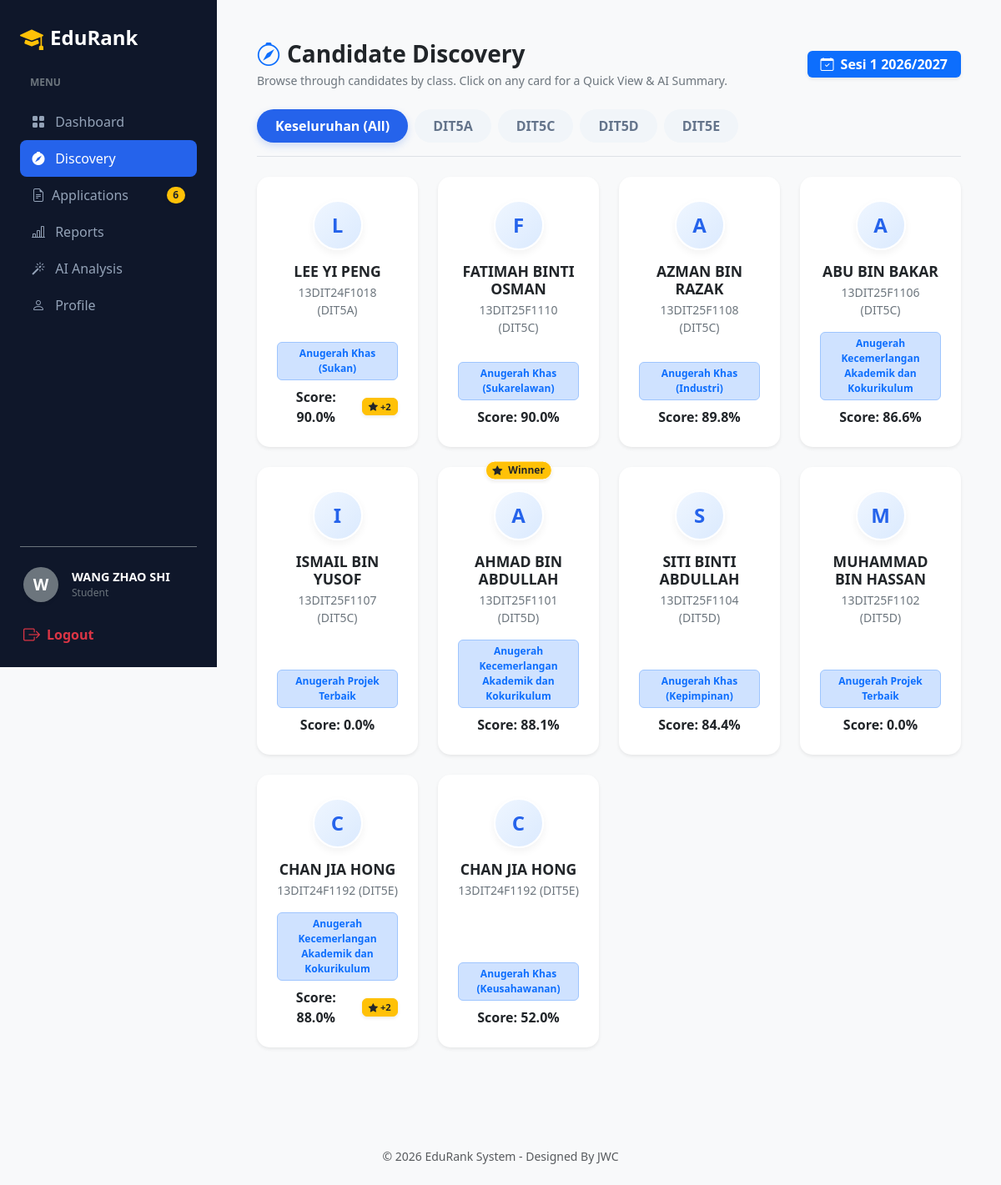
The app's page /candidate_discovery.php (signed in) with its own data.
### tables this page shows
CREATE TABLE `system_settings` (
  `setting_id` int(11) NOT NULL,
  `setting_key` varchar(50) NOT NULL,
  `setting_value` varchar(255) NOT NULL,
  `updated_at` timestamp NOT NULL DEFAULT current_timestamp() ON UPDATE current_timestamp()
);

CREATE TABLE `award_applications` (
  `application_id` int(11) NOT NULL,
  `student_id` int(11) DEFAULT NULL,
  `category_id` int(11) DEFAULT NULL,
  `session_name` varchar(50) DEFAULT NULL,
  `application_date` timestamp NOT NULL DEFAULT current_timestamp(),
  `status` enum('pending','verified','rejected','evaluated','nominated') DEFAULT 'pending',
  `is_read` tinyint(1) NOT NULL DEFAULT 0
);

CREATE TABLE `users` (
  `user_id` int(11) NOT NULL,
  `full_name` varchar(100) NOT NULL,
  `email` varchar(100) NOT NULL,
  `password` varchar(255) NOT NULL,
  `role` enum('Student','Academic Advisor','Evaluation Committee','Admin') NOT NULL,
  `assigned_category_id` int(11) DEFAULT NULL COMMENT 'For Committee: Which award category they evaluate',
  `must_change_password` tinyint(1) DEFAULT 1,
  `is_active` tinyint(1) DEFAULT 1,
  `created_at` timestamp NOT NULL DEFAULT current_timestamp(),
  `updated_at` timestamp NOT NULL DEFAULT current_timestamp() ON UPDATE current_timestamp(),
  `last_login` datetime DEFAULT NULL,
  `reset_token` varchar(64) DEFAULT NULL,
  `reset_expires` datetime DEFAULT NULL
);

CREATE TABLE `students` (
  `student_id` int(11) NOT NULL,
  `user_id` int(11) DEFAULT NULL,
  `matric_no` varchar(20) NOT NULL,
  `programme` varchar(100) DEFAULT 'DIT',
  `semester` int(11) NOT NULL,
  `phone` varchar(20) DEFAULT NULL,
  `advisor_id` int(11) DEFAULT NULL,
  `created_at` timestamp NOT NULL DEFAULT current_timestamp()
);

CREATE TABLE `award_categories` (
  `category_id` int(11) NOT NULL,
  `category_name` varchar(100) NOT NULL,
  `description` text DEFAULT NULL,
  `is_open` tinyint(1) NOT NULL DEFAULT 1,
  `created_at` timestamp NOT NULL DEFAULT current_timestamp()
);

CREATE TABLE `application_verifications` (
  `verification_id` int(11) NOT NULL,
  `application_id` int(11) NOT NULL,
  `advisor_id` int(11) NOT NULL,
  `calculated_score` decimal(5,2) DEFAULT 0.00,
  `remarks` text DEFAULT NULL,
  `verification_date` datetime DEFAULT current_timestamp()
);

### candidate_discovery.php (the view, shortened to what this page needs)
<?php
require_once 'config.php';
$name =$_SESSION['user_name'] ?? 'Committee Member';
$role =$_SESSION['user_role'] ?? 'Evaluation Committee';
$current_session = '';$pending_evaluations = 0;
if (isset($pdo)) {
    $stmtSes =$pdo->query("SELECT setting_value FROM system_settings WHERE setting_key = 'current_session'");
    $current_session =$stmtSes->fetchColumn() ?: 'Default Session';
    $stmtCount =$pdo->prepare("SELECT COUNT(*) FROM award_applications WHERE status = 'verified' AND session_name = ?");
    $stmtCount->execute([$current_session]);
    $pending_evaluations =$stmtCount->fetchColumn();
}
$applications = [];$unique_classes = [];
if (isset($pdo)) {
    $stmt =$pdo->prepare("
        SELECT a.application_id, a.status, a.category_id,
               u.full_name AS student_name, s.matric_no, s.programme,
               c.category_name, v.calculated_score
        FROM award_applications a
        JOIN students s ON a.student_id = s.student_id
        JOIN users u ON s.user_id = u.user_id
        JOIN award_categories c ON a.category_id = c.category_id
        LEFT JOIN application_verifications v ON a.application_id = v.application_id
        WHERE a.status IN ('verified', 'evaluated', 'nominated') AND a.session_name = ?
        ORDER BY s.programme ASC, v.calculated_score DESC
    ");
    $stmt->execute([$current_session]);
    $applications =$stmt->fetchAll(PDO::FETCH_ASSOC);
    foreach ($applications as &$app) {
        if (!in_array($app['programme'],$unique_classes)) {
            $unique_classes[] =$app['programme'];
        }
    }
}
?>
<!DOCTYPE html>
<html lang="en">
<head>
    <link href="https://cdn.jsdelivr.net/npm/bootstrap@5.3.0/dist/css/bootstrap.min.css" rel="stylesheet">
    <link rel="stylesheet" href="https://cdn.jsdelivr.net/npm/bootstrap-icons@1.11.0/font/bootstrap-icons.css">
    <link rel="stylesheet" href="style.css">
</head>
<body class="dashboard-body bg-light">
<div class="d-flex">
    <div class="sidebar d-flex flex-column justify-content-between p-4" id="sidebar">
        <div>
            <div class="d-flex align-items-center gap-2 mb-4">
                <i class="bi bi-mortarboard-fill text-warning fs-3"></i>
                <span class="fs-4 fw-bold text-white">EduRank</span>
            </div>
            <div class="text-uppercase text-secondary mb-3" style="font-size: 0.75rem; font-weight: 600; padding-left: 12px;">Menu</div>
            <?php $currentPage = basename($_SERVER['PHP_SELF']); ?>
            <a href="committee_dashboard.php" class="nav-link <?php echo $currentPage == 'committee_dashboard.php' ? 'active' : ''; ?>">
                <i class="bi bi-grid-fill me-2"></i> Dashboard
            </a>
            <a href="candidate_discovery.php" class="nav-link <?php echo $currentPage == 'candidate_discovery.php' ? 'active' : ''; ?>">
                <i class="bi bi-compass-fill me-2"></i> Discovery
            </a>
            <a href="applications.php" class="nav-link d-flex align-items-center <?php echo in_array($currentPage, ['applications.php', 'evaluate.php']) ? 'active' : ''; ?>">
                <i class="bi bi-file-earmark-text me-2"></i> Applications
                <?php if (isset($pending_evaluations) &&$pending_evaluations > 0): ?>
                    <span class="badge bg-warning text-dark ms-auto rounded-pill shadow-sm" style="font-size: 0.75rem;"><?php echo $pending_evaluations; ?></span>
                <?php endif; ?>
            </a>
            <a href="reports.php" class="nav-link <?php echo $currentPage == 'reports.php' ? 'active' : ''; ?>">
                <i class="bi bi-bar-chart-line me-2"></i> Reports
            </a>
            <a href="ai_analysis.php" class="nav-link <?php echo $currentPage == 'ai_analysis.php' ? 'active' : ''; ?>">
                <i class="bi bi-magic me-2"></i> AI Analysis
            </a>
            <a href="committee_profile.php" class="nav-link <?php echo $currentPage == 'committee_profile.php' ? 'active' : ''; ?>">
                <i class="bi bi-person me-2"></i> Profile
            </a>
        </div>
        <div class="border-top border-secondary pt-4 mt-auto">
            <div class="d-flex align-items-center gap-3 mb-4 ms-1">
                <div class="rounded-circle bg-secondary d-flex justify-content-center align-items-center text-white fw-bold shadow-sm" style="width: 42px; height: 42px; font-size: 1.2rem;">
                    <?php echo strtoupper(substr($name, 0, 1)); ?>
                </div>
                <div class="d-flex flex-column text-white" style="line-height: 1.2; overflow: hidden;">
                    <span class="fw-semibold text-truncate" style="font-size: 0.9rem;" title="<?php echo htmlspecialchars($name); ?>"><?php echo htmlspecialchars($name); ?></span>
                    <span class="text-secondary text-truncate mt-1" style="font-size: 0.75rem;" title="<?php echo htmlspecialchars($role); ?>"><?php echo htmlspecialchars($role); ?></span>
                </div>
            </div>
            <form method="POST" action="logout.php">
                <button type="submit" class="btn text-danger p-0 border-0 text-sm fw-bold d-flex align-items-center gap-2 ms-1 bg-transparent" style="cursor: pointer;">
                    <i class="bi bi-box-arrow-right fs-5"></i> Logout
                </button>
            </form>
        </div>
    </div>
    <div class="main-content flex-grow-1 p-4 p-md-5">
        <div class="d-flex justify-content-between align-items-center mb-4">
            <div>
                <h3 class="fw-bold text-dark mb-1"><i class="bi bi-compass text-primary me-2"></i>Candidate Discovery</h3>
                <p class="text-secondary small mb-0">Browse through candidates by class. Click on any card for a Quick View & AI Summary.</p>
            </div>
            <span class="badge bg-primary px-3 py-2 fs-6 shadow-sm"><i class="bi bi-calendar-check me-2"></i><?php echo htmlspecialchars($current_session); ?></span>
        </div>
        <div class="d-flex flex-wrap gap-2 mb-4 pb-3 border-bottom">
            <button class="filter-btn active" onclick="filterClass('all')">Keseluruhan (All)</button>
            <?php foreach($unique_classes as $cls): if(!empty($cls)): ?>
                <button class="filter-btn" onclick="filterClass('<?php echo htmlspecialchars($cls); ?>')"><?php echo htmlspecialchars($cls); ?></button>
            <?php endif; endforeach; ?>
        </div>
        <div class="row row-cols-1 row-cols-md-3 row-cols-xl-4 g-4" id="candidateGrid">
            <?php if (empty($applications)): ?>
                <div class="col-12 text-center py-5 text-muted">
                    <i class="bi bi-inbox fs-1 d-block mb-3"></i> No candidates found.
                </div>
            <?php else: ?>
                <?php foreach ($applications as$app): ?>
                    <div class="col candidate-col" data-class="<?php echo htmlspecialchars($app['programme']); ?>">
                        <div class="card cand-card shadow-sm h-100 p-4 text-center bg-white" onclick='openQuickView(<?php echo json_encode($app, JSON_HEX_TAG|JSON_HEX_APOS|JSON_HEX_QUOT|JSON_HEX_AMP); ?>)'>
                            <?php if ($app['status'] === 'nominated'): ?>
                                <span class="position-absolute top-0 start-50 translate-middle badge rounded-pill bg-warning text-dark shadow-sm border border-white"><i class="bi bi-star-fill me-1"></i> Winner</span>
                            <?php endif; ?>
                            <div class="avatar-circle"><?php echo strtoupper(substr($app['student_name'], 0, 1)); ?></div>
                            <h5 class="fw-bold text-dark mb-1" style="font-size: 1.1rem;"><?php echo htmlspecialchars($app['student_name']); ?></h5>
                            <div class="text-secondary small fw-medium mb-3"><?php echo htmlspecialchars($app['matric_no']); ?> (<?php echo htmlspecialchars($app['programme']); ?>)</div>
                            <div class="mt-auto">
                                <span class="badge bg-primary-subtle text-primary border border-primary-subtle d-block text-wrap lh-base px-2 py-1 mb-2" style="font-size: 0.75rem;"><?php echo htmlspecialchars($app['category_name']); ?></span>
                                <div class="d-flex justify-content-center align-items-center gap-2">
                                    <div class="fw-bold text-dark">Score: <?php echo number_format($app['calculated_score'], 1); ?>%</div>
                                    <?php if ($app['calculated_bonus'] > 0): ?>
                                        <span class="badge bg-warning text-dark border border-warning shadow-sm" style="font-size: 0.7rem;" title="Bonus Points Included">
                                            <i class="bi bi-star-fill"></i> +<?php echo $app['calculated_bonus']; ?>
                                        </span>
                                    <?php endif; ?>
                                </div>
                            </div>
                        </div>
                    </div>
                <?php endforeach; ?>
            <?php endif; ?>
        </div>
    </div>
</div>
<footer class="text-center p-4 mt-5 text-muted">
    <p class="mb-0 small">&copy; 2026 EduRank System - Designed By JWC</p>
</footer>
</body>
</html>

### style.css (style rules this page uses)
:root { --primary-color: #1e3a8a; --secondary-color: #416cb2; --accent-color: #f59e0b; --bg-main: #f8fafc; --card-bg: #ffffff; --text-dark: #334155; --text-muted: #64748b; }
body { background-color: var(--bg-main) !important; font-family: 'Segoe UI', Tahoma, Geneva, Verdana, sans-serif; color: var(--text-dark); margin: 0; padding: 0; }
body.dashboard-body { background-color: #f8f9fa !important; font-family: system-ui, -apple-system, "Segoe UI", Roboto, sans-serif; margin: 0; padding: 0; }
.sidebar { width: 260px; height: 100vh; background-color: #0f172a !important; color: #ffffff !important; position: fixed; top: 0; left: 0; z-index: 1000; transition: all 0.3s ease; }
.sidebar .nav-link { color: #94a3b8 !important; transition: all 0.2s ease; border-radius: 8px; padding: 10px 14px; }
.sidebar .nav-link.active { background-color: #2563eb !important; color: #ffffff !important; }
.main-content { margin-left: 260px; min-height: 100vh; transition: all 0.3s ease; }

### candidate_discovery.php (style rules this page uses)
.filter-btn { border-radius: 20px; padding: 6px 20px; font-weight: 600; border: 2px solid transparent; color: #64748b; background: #f1f5f9; transition: all 0.2s; }
.filter-btn.active, .filter-btn:hover { background: #2563eb; color: #fff; box-shadow: 0 4px 10px rgba(37,99,235,0.2); }
.cand-card { transition: transform 0.2s, box-shadow 0.2s; border: none; border-radius: 15px; cursor: pointer; border-top: 4px solid transparent; }
.avatar-circle { width: 60px; height: 60px; border-radius: 50%; background: linear-gradient(135deg, #eff6ff, #dbeafe); color: #2563eb; display: flex; align-items: center; justify-content: center; font-size: 1.5rem; font-weight: bold; margin: 0 auto 15px; border: 2px solid #fff; box-shadow: 0 4px 10px rgba(0,0,0,0.05); }

### records on screen
system_settings: setting_value "Sesi 1 2026/2027"
award_applications: users.full_name "L", users.full_name "LEE YI PENG", student.matric_no "13DIT24F1018", student.programme "DIT5A", category.category_name "Anugerah Khas (Sukan)", application_verifications.calculated_score "90.0", calculated_bonus "2"
award_applications: users.full_name "F", users.full_name "FATIMAH BINTI OSMAN", student.matric_no "13DIT25F1110", student.programme "DIT5C", category.category_name "Anugerah Khas (Sukarelawan)", application_verifications.calculated_score "90.0"
award_applications: users.full_name "A", users.full_name "AZMAN BIN RAZAK", student.matric_no "13DIT25F1108", student.programme "DIT5C", category.category_name "Anugerah Khas (Industri)", application_verifications.calculated_score "89.8"
award_applications: users.full_name "A", users.full_name "ABU BIN BAKAR", student.matric_no "13DIT25F1106", student.programme "DIT5C", category.category_name "Anugerah Kecemerlangan Akademik dan Kokurikulum", application_verifications.calculated_score "86.6"
award_applications: users.full_name "I", users.full_name "ISMAIL BIN YUSOF", student.matric_no "13DIT25F1107", student.programme "DIT5C", category.category_name "Anugerah Projek Terbaik", application_verifications.calculated_score "0.0"
award_applications: status "nominated" (drawn), users.full_name "A", users.full_name "AHMAD BIN ABDULLAH", student.matric_no "13DIT25F1101", student.programme "DIT5D", category.category_name "Anugerah Kecemerlangan Akademik dan Kokurikulum", application_verifications.calculated_score "88.1"
award_applications: users.full_name "S", users.full_name "SITI BINTI ABDULLAH", student.matric_no "13DIT25F1104", student.programme "DIT5D", category.category_name "Anugerah Khas (Kepimpinan)", application_verifications.calculated_score "84.4"
award_applications: users.full_name "M", users.full_name "MUHAMMAD BIN HASSAN", student.matric_no "13DIT25F1102", student.programme "DIT5D", category.category_name "Anugerah Projek Terbaik", application_verifications.calculated_score "0.0"
award_applications: users.full_name "C", users.full_name "CHAN JIA HONG", student.matric_no "13DIT24F1192", student.programme "DIT5E", category.category_name "Anugerah Kecemerlangan Akademik dan Kokurikulum", application_verifications.calculated_score "88.0", calculated_bonus "2"
award_applications: users.full_name "C", users.full_name "CHAN JIA HONG", student.matric_no "13DIT24F1192", student.programme "DIT5E", category.category_name "Anugerah Khas (Keusahawanan)", application_verifications.calculated_score "52.0"

### other values on screen
$pending_evaluations "6"
substr($name, 0, 1) "W"
$name "WANG ZHAO SHI"
$role "Student"
$cls "DIT5A"
$cls "DIT5C"
$cls "DIT5D"
$cls "DIT5E"
